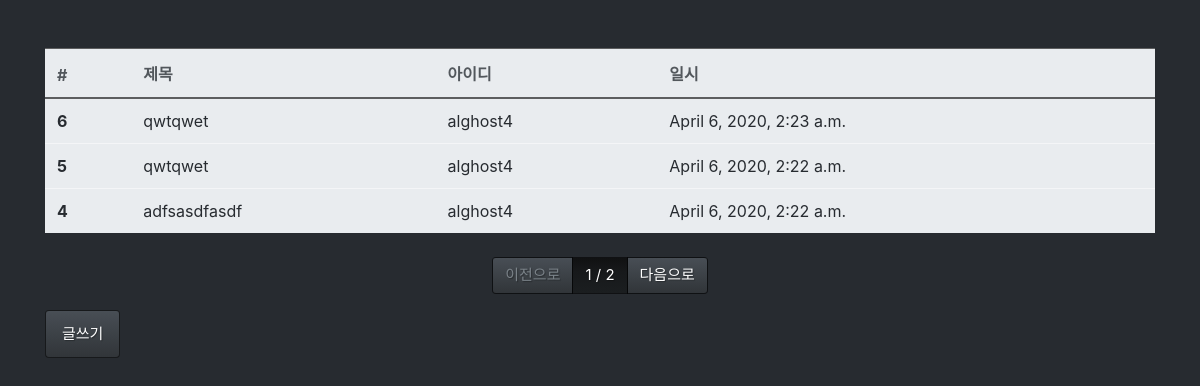
Before: /board/list/ with the older database file.
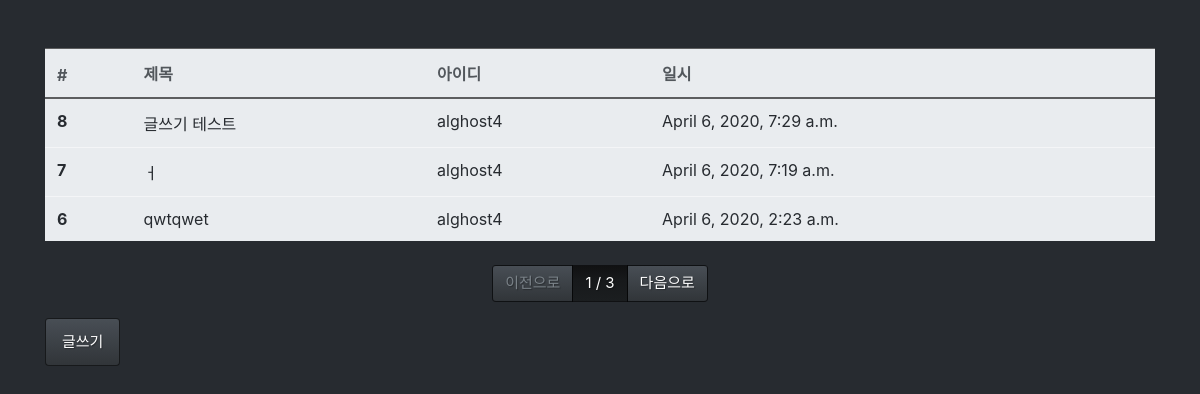
After: the same page with the newer database file.
### board/models.py (models this page shows, shortened)
class Board(models.Model):
    title = models.CharField(max_length=128, verbose_name='제목')
    contents = models.TextField(verbose_name='내용')
    writer = models.ForeignKey(
        'fcuser.Fcuser', on_delete=models.CASCADE, verbose_name='작성자')
    tags = models.ManyToManyField('tag.Tag', verbose_name='태그')
    registered_dttm = models.DateTimeField(
        auto_now_add=True, verbose_name='등록시간')
    class Meta:
        db_table = 'fastcampus_board'
        verbose_name = '패스트캠퍼스 게시글'
        verbose_name_plural = '패스트캠퍼스 게시글'

### fcuser/models.py (models this page shows)
class Fcuser(models.Model):
    username = models.CharField(max_length=32, verbose_name='사용자명')
    useremail = models.EmailField(max_length=128, verbose_name='사용자이메일')
    password = models.CharField(max_length=64, verbose_name='비밀번호')
    registered_dttm = models.DateTimeField(auto_now_add=True, verbose_name='등록시간')
    def __str__(self):
        return self.username   # Fcuser object라고 적힌 것을 변환
    class Meta:
        db_table ='fastcampus_fcuser'
        verbose_name = '패스트캠퍼스 사용자'
        verbose_name_plural = '패스트캠퍼스 사용자'

### board/views.py (the view)
# urls.py: path('list/', views.board_list),
def board_list(request):
    all_boards = Board.objects.all().order_by('-id')
    page = int(request.GET.get('p', 1))
    paginator = Paginator(all_boards, 3)
    boards = paginator.get_page(page)
    return render(request, 'board_list.html', {'boards': boards})

### board/templates/board_list.html
{% extends "base.html" %} {% block contents %}
<div class="row mt-5">
  <div class="col-12">
    <table class="table table-light">
      <thead class="thead-light">
        <tr>
          <th>#</th>
          <th>제목</th>
          <th>아이디</th>
          <th>일시</th>
        </tr>
      </thead>
      <tbody class="text-dark">
        {% for board in boards %}
        <tr onclick="location.href='/board/detail/{{ board.id }}'">
          <th>{{ board.id }}</th>
          <td>{{ board.title }}</td>
          <td>{{ board.writer }}</td>
          <td>{{ board.registered_dttm }}</td>
        </tr>
        {% endfor %}
      </tbody>
    </table>
  </div>
</div>
<div class="row mt-2">
  <div class="col-12">
    <nav>
      <ul class="pagination justify-content-center">
        {% if boards.has_previous %}
        <li class="page-item">
          <a class="page-link" href="?p={{ boards.previous_page_number }}"
            >이전으로</a
          >
        </li>
        {% else %}
        <li class="page-item disabled">
          <a class="page-link" href="#">이전으로</a>
        </li>
        {% endif %}
        <li class="page-item active">
          <a class="page-link" href="#"
            >{{ boards.number }} / {{ boards.paginator.num_pages }}</a
          >
        </li>
        {% if boards.has_next %}
        <li class="page-item">
          <a class="page-link" href="?p={{ boards.next_page_number }}"
            >다음으로</a
          >
        </li>
        {% else %}
        <li class="page-item disabled">
          <a class="page-link" href="#">다음으로</a>
        </li>
        {% endif %}
      </ul>
    </nav>
  </div>
</div>
<div class="row">
  <div class="col-12">
    <button class="btn btn-primary" onclick="location.href='/board/write'">
      글쓰기
    </button>
  </div>
</div>
{% endblock %}

Changed rows visible on the page:
no longer on this page (row unchanged): Board: id "5", title "qwtqwet", writer "alghost4", registered_dttm "April 6, 2020, 2:22 a.m."
no longer on this page (row unchanged): Board: id "4", title "adfsasdfasdf", writer "alghost4", registered_dttm "April 6, 2020, 2:22 a.m."
added Board: id "8", title "글쓰기 테스트", writer "alghost4", registered_dttm "April 6, 2020, 7:29 a.m."
added Board: id "7", title "ㅓ", writer "alghost4", registered_dttm "April 6, 2020, 7:19 a.m."
Other visible differences:
{{ boards.paginator.num_pages }}: "2" → "3"
